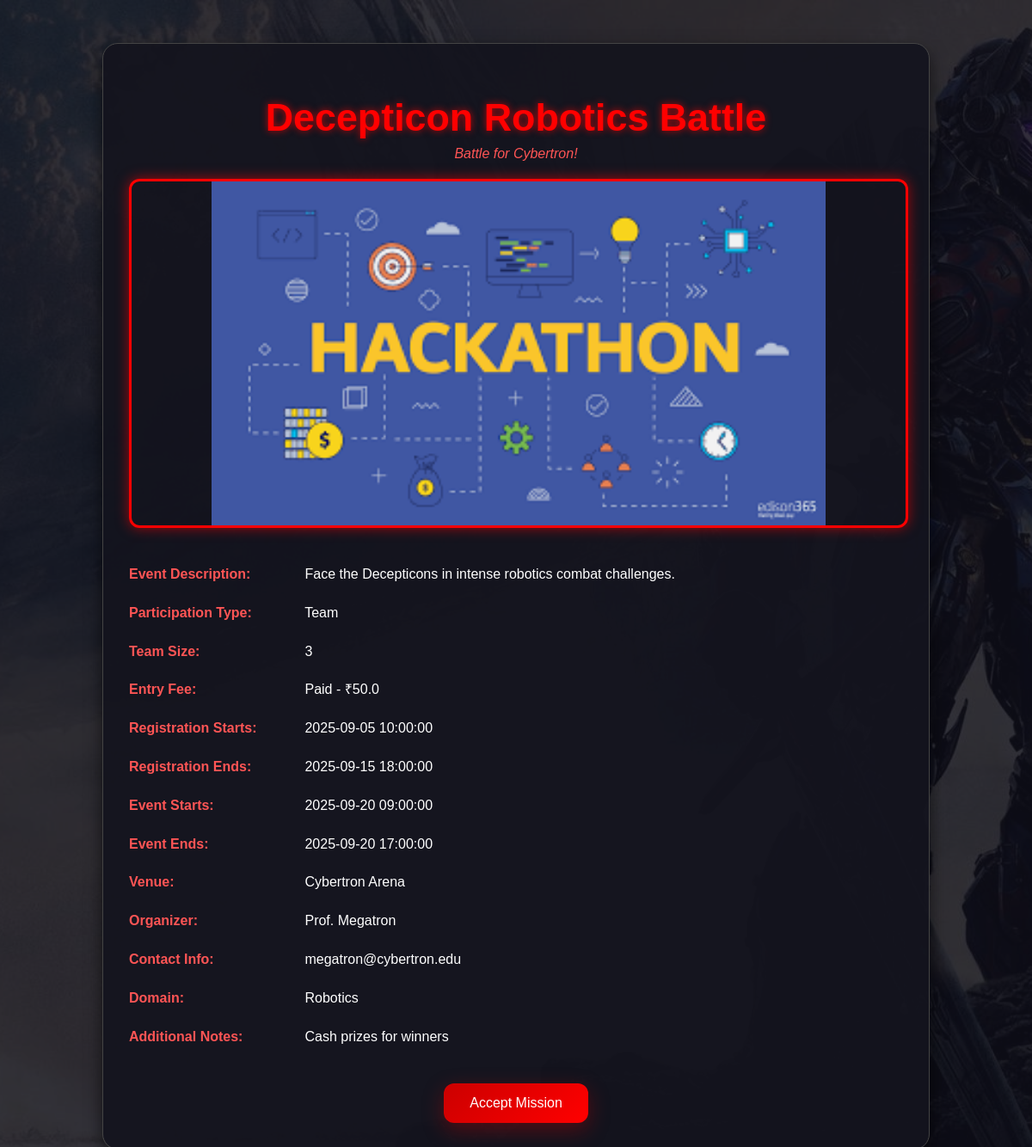
Screenshot of /event/2 with the database file from the repository.
### main.py (models this page shows)
class Event(db.Model):
    id = db.Column(db.Integer, primary_key=True)
    name = db.Column(db.String(100), nullable=False)
    tagline = db.Column(db.String(200))
    description = db.Column(db.Text)
    participation_type = db.Column(db.String(50))
    entry_fee = db.Column(db.String(20))  # Free or Paid
    amount = db.Column(db.Float)  # optional fee
    team_size = db.Column(db.Integer)  # optional max team size
    reg_start = db.Column(db.DateTime)
    reg_end = db.Column(db.DateTime)
    event_start = db.Column(db.DateTime)
    event_end = db.Column(db.DateTime)
    venue = db.Column(db.String(200))
    organizer_name = db.Column(db.String(100))
    organizer_contact = db.Column(db.String(100))
    poster = db.Column(db.String(200))  # optional
    domain = db.Column(db.String(100))
    notes = db.Column(db.Text)
    organiser_id = db.Column(db.Integer, db.ForeignKey("organiser.id"), nullable=False)

### main.py (the view)
@app.route("/event/<int:event_id>")
def event_details(event_id):
    event = Event.query.get_or_404(event_id)
    return render_template("event_details.html", event=event)

### templates/event_details.html (shortened to what this page needs)
<!DOCTYPE html>
<html lang="en">
<head>
  <link href="https://cdn.jsdelivr.net/npm/bootstrap-icons/font/bootstrap-icons.css" rel="stylesheet">
</head>
<body>
<div class="overlay">
  <div class="container">
    <div class="event-header">
      <h1>{{ event.name }}</h1>
      <div class="tagline">{{ event.tagline }}</div>
      {% if event.poster %}
        <img class="event-image" src="{{ url_for('static', filename='uploads/' ~ event.poster) }}" alt="Event Poster">
      {% else %}
        <img class="event-image" src="{{ url_for('static', filename='assests/default_poster.jpg') }}" alt="Default Poster">
      {% endif %}
    </div>
    <div class="details">
      <p><strong>Event Description:</strong> {{ event.description }}</p>
      <p><strong>Participation Type:</strong> {{ event.participation_type }}</p>
      <p><strong>Team Size:</strong> {{ event.team_size }}</p>
      <p><strong>Entry Fee:</strong> {{ event.entry_fee }} {% if event.amount %}- ₹{{ event.amount }}{% endif %}</p>
      <p><strong>Registration Starts:</strong> {{ event.reg_start }}</p>
      <p><strong>Registration Ends:</strong> {{ event.reg_end }}</p>
      <p><strong>Event Starts:</strong> {{ event.event_start }}</p>
      <p><strong>Event Ends:</strong> {{ event.event_end }}</p>
      <p><strong>Venue:</strong> {{ event.venue }}</p>
      <p><strong>Organizer:</strong> {{ event.organizer_name }}</p>
      <p><strong>Contact Info:</strong> {{ event.organizer_contact }}</p>
      <p><strong>Domain:</strong> {{ event.domain }}</p>
      <p><strong>Additional Notes:</strong> {{ event.notes }}</p>
    </div>
    <a href="{{ url_for('register_for_event', event_id=event.id) }}" class="accept-btn">
      Accept Mission
    </a>
  </div>
</div>
</body>
</html>

### rows the page displays
Event: name "Decepticon Robotics Battle", tagline "Battle for Cybertron!", description "Face the Decepticons in intense robotics combat challenges.", participation_type "Team", team_size "3", entry_fee "Paid", amount "50.0", reg_start "2025-09-05 10:00:00", reg_end "2025-09-15 18:00:00", event_start "2025-09-20 09:00:00", event_end "2025-09-20 17:00:00", venue "Cybertron Arena", organizer_name "Prof. Megatron", organizer_contact "megatron@cybertron.edu", domain "Robotics", notes "Cash prizes for winners"
